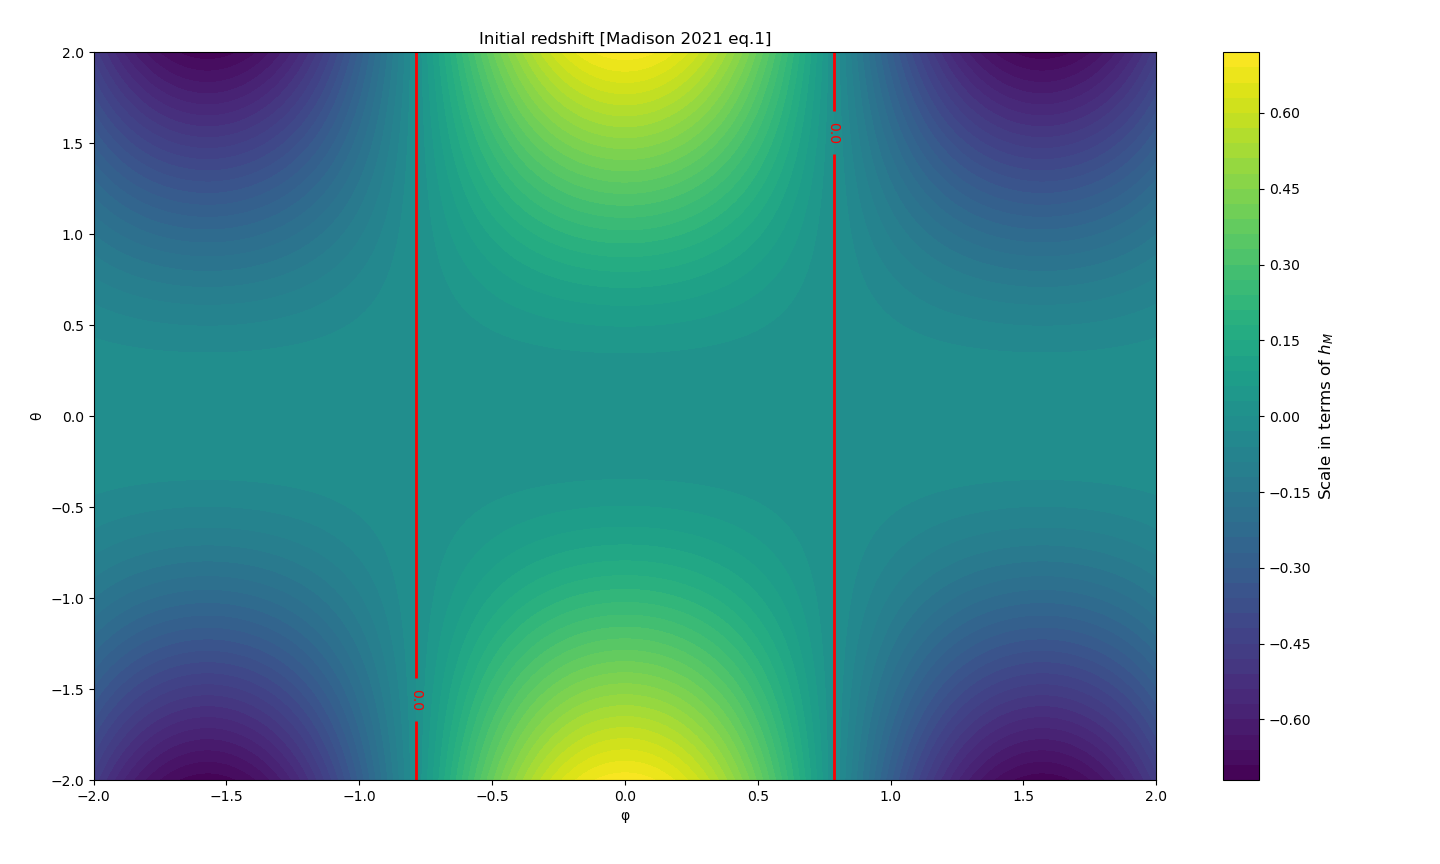

This chart was generated by the following Python code:
import numpy as np
import matplotlib.pyplot as plt

# Define ranges for theta and phi
theta_values = np.linspace(-2, 2, 200)  # Range of theta from -2 to 2
phi_values = np.linspace(-2, 2, 200)    # Range of phi from -2 to 2

# Create a meshgrid for theta and phi
Theta, Phi = np.meshgrid(theta_values, phi_values)

# Calculate the expression
expression = 0.25 * (np.exp(-2j * Phi) + np.exp(2j * Phi)) * (1 - np.cos(Theta))

# Separate the real and imaginary parts for plotting
real_part = expression.real
imaginary_part = expression.imag

# Plotting the real part
plt.figure(figsize=(12, 6))

contour_real = plt.contourf(Phi, Theta, real_part, levels=50, cmap='viridis')
colorbar = plt.colorbar(contour_real)
colorbar.set_label('Scale in terms of $h_M$', fontsize=12)

contour_zero_real = plt.contour(Phi, Theta, real_part, levels=[0], colors='red', linewidths=2)
plt.clabel(contour_zero_real, fmt='%1.1f', colors='red')
plt.title('Initial redshift [Madison 2021 eq.1]')
plt.xlabel('φ')
plt.ylabel('θ')


plt.tight_layout()
plt.show()
